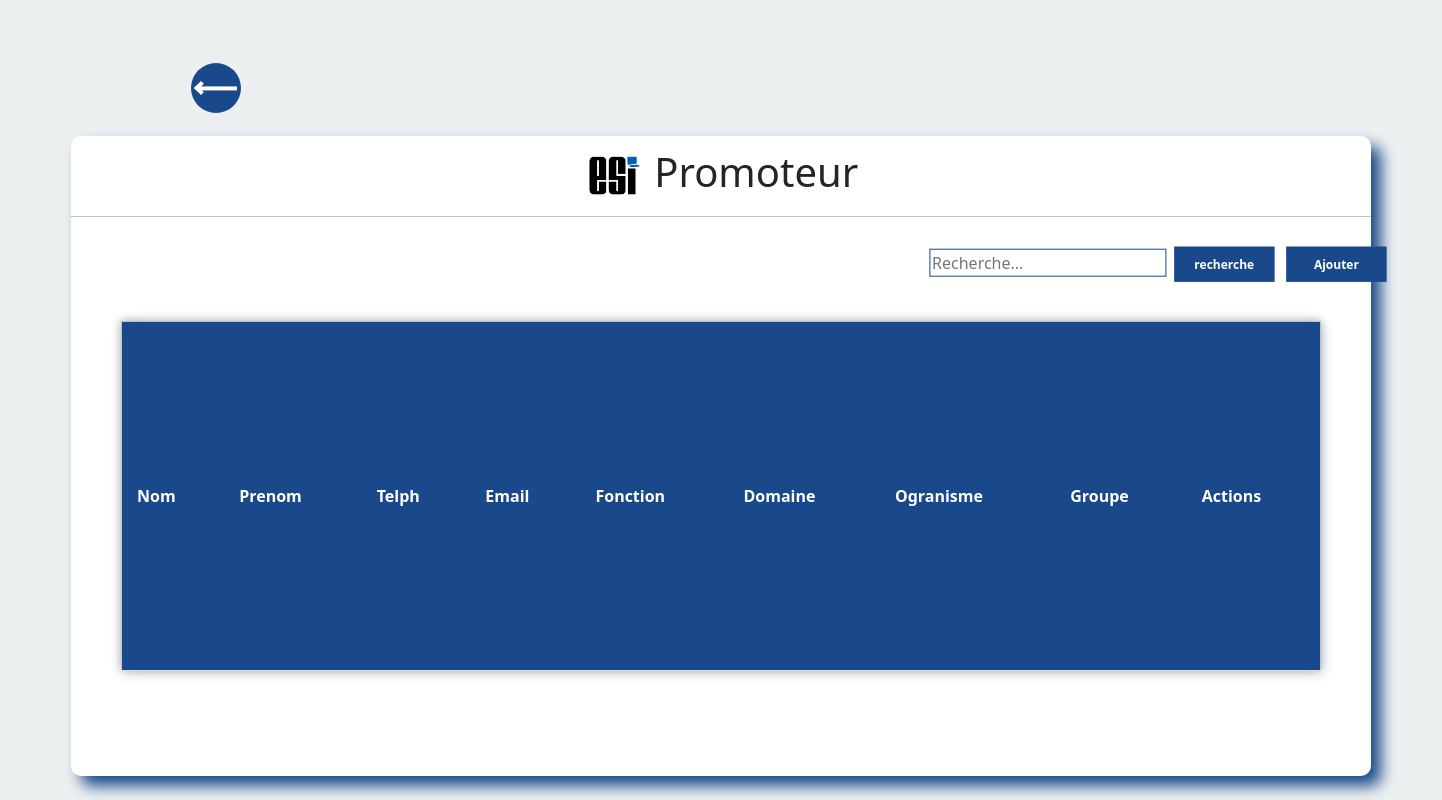
Before: /GP/ with the older database file.
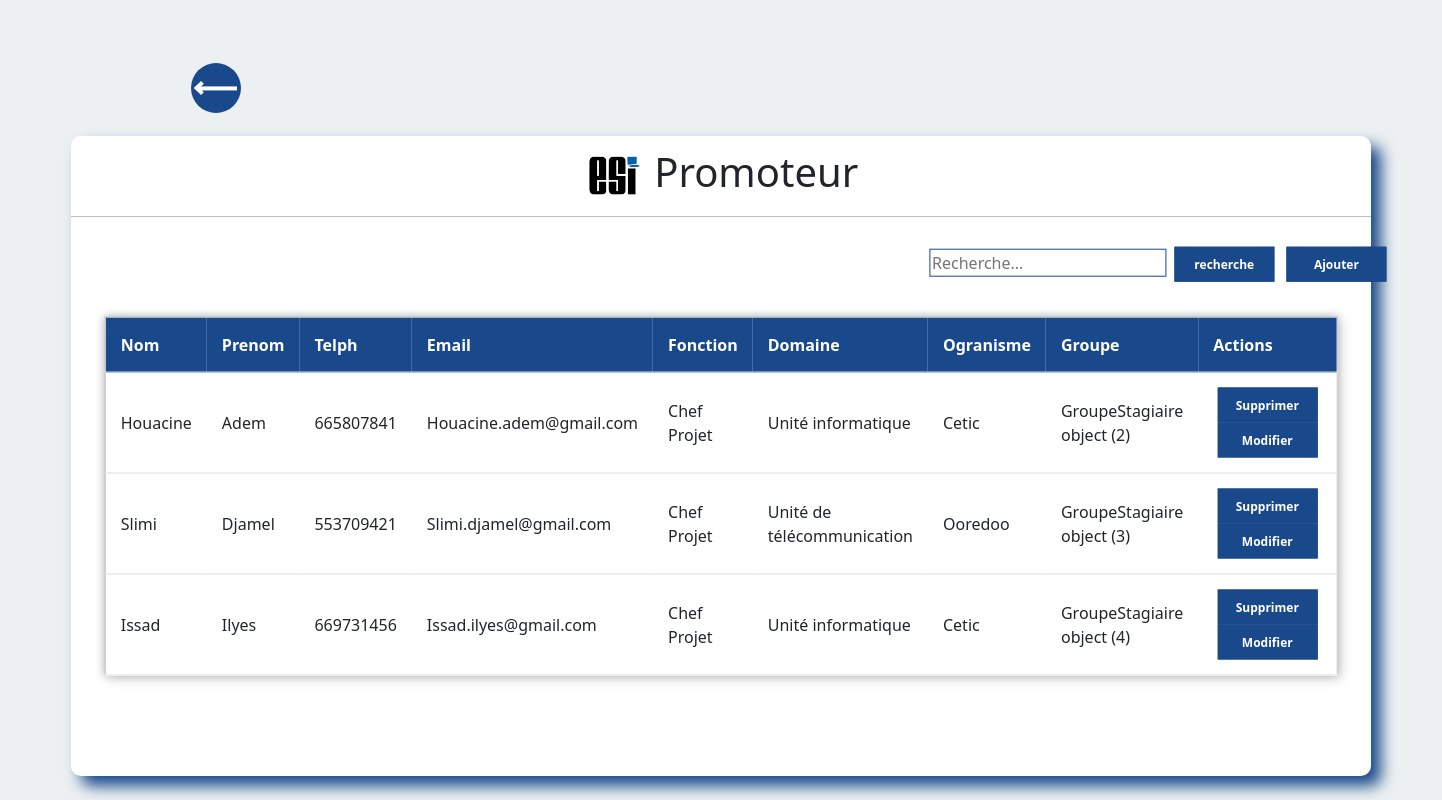
After: the same page with the newer database file.
### satgesiV2/models.py (models this page shows, shortened)
class Promoteur(models.Model):
    NomPromoteur = models.CharField(max_length=50)
    PrenomPromoteur = models.CharField(max_length=50)
    telephone =models.PositiveIntegerField()
    email = models.EmailField()
    FonctionOccupée =models.CharField(max_length=50)
    domainIntérêt =models.CharField(max_length=50)
    idfOrganisme =  models.ForeignKey("OrganismeAcceuil",on_delete=models.SET_NULL,null=True,blank=True)
    idfGroupe =  models.ForeignKey("GroupeStagiaire",on_delete=models.SET_NULL,null=True,related_name='+',blank=True)

class OrganismeAcceuil(models.Model):
    nomOrganisme = models.CharField(max_length=50)
    adresse = models.CharField(max_length=50)
    RaisonSocial = models.CharField(max_length=50)
    Service = models.CharField(max_length=50)
    Departement = models.CharField(max_length=50)
    def __str__(self):
     return self.nomOrganisme

class GroupeStagiaire (models.Model):
    FicheDemande = models.FileField()
    idfpromoteur = models.ForeignKey("Promoteur",on_delete=models.SET_NULL,null=True,blank=True)
    idfencadreur = models.ForeignKey("Encadreur",on_delete=models.SET_NULL,null=True,blank=True)

### satgesiV2/views.py (the view)
# urls.py: path('GP/',Gprom,name="GP"),
def Gprom (request):
    Promoteurs = Promoteur.objects.all()
    return render(request,'Gpromoteur.html', {'PR':Promoteurs})

### satgesiV2/templates/Gpromoteur.html (shortened to what this page needs)
<!DOCTYPE html>
<html lang="en">
    <head>
      <link href="https://cdn.jsdelivr.net/npm/bootstrap@5.1.3/dist/css/bootstrap.min.css" rel="stylesheet">
        <link rel="stylesheet" href="/static/css/Gpromoteur.css">
    </head>
    <body>
      <ul>
      <li class ="prev"><span></span></li>
      </ul>
      <div class="center">
          <h1> <img src="/static/png/icon3.png" alt="logo du site " width= "60" > Promoteur </h1>
              <div class="main">
                <div class="btn">
              <form action="{% url 'rechp' %}" method="POST"  >
                <input type="search" name="q" placeholder="Recherche...">
                <button type="submit">recherche</button>
                <a href="{% url 'createP'%}">
                  <button type="button">Ajouter</button>
                  </a>
              </form>
                </div>
              </div>
            <form>
              <table>
                <tr id="header">
                  <th>Nom  </th>
                  <th>Prenom</th>
                  <th>Telph</th>
                  <th>Email</th>
                  <th>Fonction</th>
                  <th>Domaine</th>
                  <th>Ogranisme</th>
                  <th>Groupe</th>
                  <th>Actions</th>
                </tr>
                {% for item in PR %}
                <tr>
                  <td>{{item.NomPromoteur}}</td>
                  <td>{{item.PrenomPromoteur}}</td>
                  <td>{{item.telephone}}</td>
                  <td>{{item.email}}</td>
                  <td>{{item.FonctionOccupée}}</td>
                  <td>{{item.domainIntérêt}}</td>
                  <td>{{item.idfOrganisme}}</td>
                  <td>{{item.idfGroupe}}</td>
                  <td>
                   <a href="{% url 'supP' item.id  %}">
                   <button type="button">Supprimer</button>
                 </a>
                <a href="{% url 'modifP' item.id  %}">
                   <button type="button">Modifier</button>
               </a>
                  </td>
                </tr>
                {%endfor%}
              </table>
              </form>
      </div>
  </body>
</html>

Changed rows visible on the page:
added Promoteur: NomPromoteur "Houacine", PrenomPromoteur "Adem", telephone "665807841", email "Houacine.adem@gmail.com", FonctionOccupée "Chef Projet", domainIntérêt "Unité informatique", idfOrganisme "Cetic", idfGroupe "GroupeStagiaire object (2)"
added Promoteur: NomPromoteur "Slimi", PrenomPromoteur "Djamel", telephone "553709421", email "Slimi.djamel@gmail.com", FonctionOccupée "Chef Projet", domainIntérêt "Unité de télécommunication", idfOrganisme "Ooredoo", idfGroupe "GroupeStagiaire object (3)"
added Promoteur: NomPromoteur "Issad", PrenomPromoteur "Ilyes", telephone "669731456", email "Issad.ilyes@gmail.com", FonctionOccupée "Chef Projet", domainIntérêt "Unité informatique", idfOrganisme "Cetic", idfGroupe "GroupeStagiaire object (4)"
